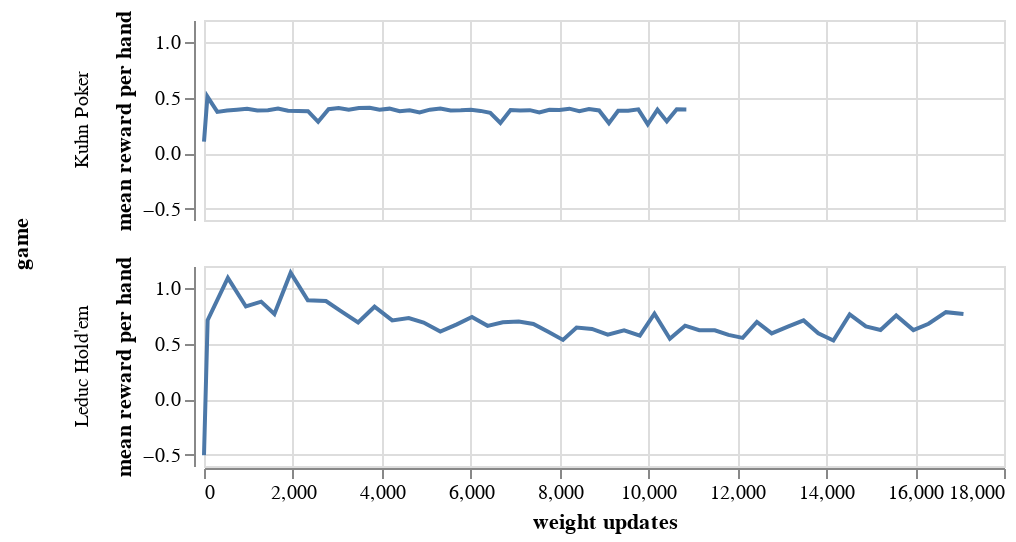

Notebook code for this chart:
### Code cell
alt.Chart(df).mark_line().encode(
    x=alt.X("timestep:Q", title="weight updates"),
    y=alt.Y("reward:Q", title="mean reward per hand"),
    row="game:N"
).properties(
    height=100
)

### Figure 1 — Vega-Lite specification as saved in the notebook (floating-point values rounded to 4 significant figures)
{"config": {"view": {"continuousWidth": 400, "continuousHeight": 300}}, "data": {"name": "data-4c0a47a4f555b3d2956e7524f089ea46"}, "mark": "line", "encoding": {"row": {"type": "nominal", "field": "game"}, "x": {"type": "quantitative", "field": "timestep", "title": "weight updates"}, "y": {"type": "quantitative", "field": "reward", "title": "mean reward per hand"}}, "height": 100, "$schema": "https://vega.github.io/schema/vega-lite/v4.8.1.json", "datasets": {"data-4c0a47a4f555b3d2956e7524f089ea46": [{"timestep": 0, "reward": 0.1062, "game": "Kuhn Poker"}, {"timestep": 77, "reward": 0.511, "game": "Kuhn Poker"}, {"timestep": 300, "reward": 0.3732, "game": "Kuhn Poker"}, {"timestep": 519, "reward": 0.3847, "game": "Kuhn Poker"}, {"timestep": 740, "reward": 0.3918, "game": "Kuhn Poker"}, {"timestep": 970, "reward": 0.4009, "game": "Kuhn Poker"}, {"timestep": 1200, "reward": 0.3856, "game": "Kuhn Poker"}, {"timestep": 1439, "reward": 0.3883, "game": "Kuhn Poker"}, {"timestep": 1665, "reward": 0.4039, "game": "Kuhn Poker"}, {"timestep": 1891, "reward": 0.3838, "game": "Kuhn Poker"}, {"timestep": 2116, "reward": 0.3821, "game": "Kuhn Poker"}, {"timestep": 2340, "reward": 0.379, "game": "Kuhn Poker"}, {"timestep": 2568, "reward": 0.2841, "game": "Kuhn Poker"}, {"timestep": 2803, "reward": 0.3977, "game": "Kuhn Poker"}, {"timestep": 3029, "reward": 0.4079, "game": "Kuhn Poker"}, {"timestep": 3257, "reward": 0.3918, "game": "Kuhn Poker"}, {"timestep": 3486, "reward": 0.4071, "game": "Kuhn Poker"}, {"timestep": 3729, "reward": 0.4095, "game": "Kuhn Poker"}, {"timestep": 3950, "reward": 0.3924, "game": "Kuhn Poker"}, {"timestep": 4175, "reward": 0.4022, "game": "Kuhn Poker"}, {"timestep": 4402, "reward": 0.3791, "game": "Kuhn Poker"}, {"timestep": 4627, "reward": 0.3871, "game": "Kuhn Poker"}, {"timestep": 4851, "reward": 0.3688, "game": "Kuhn Poker"}, {"timestep": 5083, "reward": 0.3932, "game": "Kuhn Poker"}, {"timestep": 5318, "reward": 0.4029, "game": "Kuhn Poker"}, {"timestep": 5549, "reward": 0.3866, "game": "Kuhn Poker"}, {"timestep": 5778, "reward": 0.3877, "game": "Kuhn Poker"}, {"timestep": 6006, "reward": 0.3917, "game": "Kuhn Poker"}, {"timestep": 6223, "reward": 0.3819, "game": "Kuhn Poker"}, {"timestep": 6441, "reward": 0.3652, "game": "Kuhn Poker"}, {"timestep": 6669, "reward": 0.273, "game": "Kuhn Poker"}, {"timestep": 6897, "reward": 0.3896, "game": "Kuhn Poker"}, {"timestep": 7111, "reward": 0.3865, "game": "Kuhn Poker"}, {"timestep": 7332, "reward": 0.3888, "game": "Kuhn Poker"}, {"timestep": 7545, "reward": 0.3686, "game": "Kuhn Poker"}, {"timestep": 7771, "reward": 0.392, "game": "Kuhn Poker"}, {"timestep": 7997, "reward": 0.3897, "game": "Kuhn Poker"}, {"timestep": 8222, "reward": 0.4019, "game": "Kuhn Poker"}, {"timestep": 8446, "reward": 0.38, "game": "Kuhn Poker"}, {"timestep": 8662, "reward": 0.3992, "game": "Kuhn Poker"}, {"timestep": 8890, "reward": 0.3858, "game": "Kuhn Poker"}, {"timestep": 9111, "reward": 0.2721, "game": "Kuhn Poker"}, {"timestep": 9319, "reward": 0.3826, "game": "Kuhn Poker"}, {"timestep": 9544, "reward": 0.3832, "game": "Kuhn Poker"}, {"timestep": 9772, "reward": 0.3957, "game": "Kuhn Poker"}, {"timestep": 9985, "reward": 0.261, "game": "Kuhn Poker"}, {"timestep": 10203, "reward": 0.3924, "game": "Kuhn Poker"}, {"timestep": 10414, "reward": 0.2875, "game": "Kuhn Poker"}, {"timestep": 10637, "reward": 0.3959, "game": "Kuhn Poker"}, {"timestep": 10853, "reward": 0.3944, "game": "Kuhn Poker"}, {"timestep": 0, "reward": -0.5029, "game": "Leduc Hold'em"}, {"timestep": 82, "reward": 0.7124, "game": "Leduc Hold'em"}, {"timestep": 537, "reward": 1.093, "game": "Leduc Hold'em"}, {"timestep": 943, "reward": 0.8359, "game": "Leduc Hold'em"}, {"timestep": 1286, "reward": 0.8792, "game": "Leduc Hold'em"}, {"timestep": 1584, "reward": 0.7681, "game": "Leduc Hold'em"}, {"timestep": 1950, "reward": 1.14, "game": "Leduc Hold'em"}, {"timestep": 2336, "reward": 0.891, "game": "Leduc Hold'em"}, {"timestep": 2744, "reward": 0.8847, "game": "Leduc Hold'em"}, {"timestep": 3097, "reward": 0.7886, "game": "Leduc Hold'em"}, {"timestep": 3467, "reward": 0.6911, "game": "Leduc Hold'em"}, {"timestep": 3837, "reward": 0.8337, "game": "Leduc Hold'em"}, {"timestep": 4235, "reward": 0.7103, "game": "Leduc Hold'em"}, {"timestep": 4607, "reward": 0.7309, "game": "Leduc Hold'em"}, {"timestep": 4941, "reward": 0.6905, "game": "Leduc Hold'em"}, {"timestep": 5317, "reward": 0.61, "game": "Leduc Hold'em"}, {"timestep": 5689, "reward": 0.6752, "game": "Leduc Hold'em"}, {"timestep": 6029, "reward": 0.7417, "game": "Leduc Hold'em"}, {"timestep": 6381, "reward": 0.6613, "game": "Leduc Hold'em"}, {"timestep": 6723, "reward": 0.6935, "game": "Leduc Hold'em"}, {"timestep": 7082, "reward": 0.7006, "game": "Leduc Hold'em"}, {"timestep": 7411, "reward": 0.6784, "game": "Leduc Hold'em"}, {"timestep": 7744, "reward": 0.6075, "game": "Leduc Hold'em"}, {"timestep": 8077, "reward": 0.5348, "game": "Leduc Hold'em"}, {"timestep": 8383, "reward": 0.6456, "game": "Leduc Hold'em"}, {"timestep": 8730, "reward": 0.6339, "game": "Leduc Hold'em"}, {"timestep": 9085, "reward": 0.5817, "game": "Leduc Hold'em"}, {"timestep": 9452, "reward": 0.6208, "game": "Leduc Hold'em"}, {"timestep": 9807, "reward": 0.5726, "game": "Leduc Hold'em"}, {"timestep": 10135, "reward": 0.7702, "game": "Leduc Hold'em"}, {"timestep": 10482, "reward": 0.5454, "game": "Leduc Hold'em"}, {"timestep": 10825, "reward": 0.6632, "game": "Leduc Hold'em"}, {"timestep": 11144, "reward": 0.6223, "game": "Leduc Hold'em"}, {"timestep": 11493, "reward": 0.6213, "game": "Leduc Hold'em"}, {"timestep": 11801, "reward": 0.5805, "game": "Leduc Hold'em"}, {"timestep": 12120, "reward": 0.5527, "game": "Leduc Hold'em"}, {"timestep": 12440, "reward": 0.6967, "game": "Leduc Hold'em"}, {"timestep": 12773, "reward": 0.5934, "game": "Leduc Hold'em"}, {"timestep": 13137, "reward": 0.6536, "game": "Leduc Hold'em"}, {"timestep": 13491, "reward": 0.7105, "game": "Leduc Hold'em"}, {"timestep": 13821, "reward": 0.594, "game": "Leduc Hold'em"}, {"timestep": 14161, "reward": 0.5301, "game": "Leduc Hold'em"}, {"timestep": 14528, "reward": 0.7641, "game": "Leduc Hold'em"}, {"timestep": 14892, "reward": 0.6567, "game": "Leduc Hold'em"}, {"timestep": 15222, "reward": 0.6242, "game": "Leduc Hold'em"}, {"timestep": 15575, "reward": 0.7545, "game": "Leduc Hold'em"}, {"timestep": 15961, "reward": 0.623, "game": "Leduc Hold'em"}, {"timestep": 16303, "reward": 0.6802, "game": "Leduc Hold'em"}, {"timestep": 16694, "reward": 0.7846, "game": "Leduc Hold'em"}, {"timestep": 17088, "reward": 0.7671, "game": "Leduc Hold'em"}]}}
